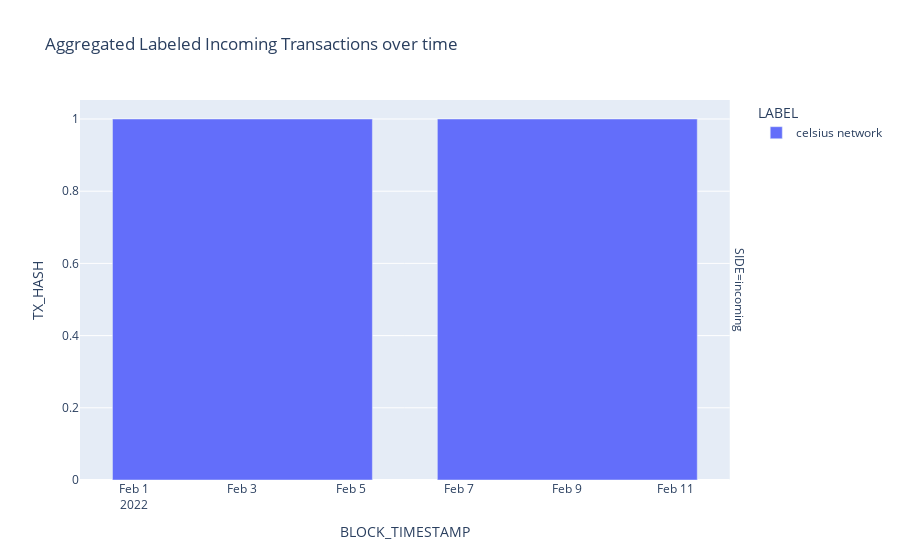

The notebook cell this image was saved under:
### Code cell
tmp = agg_transactions_per_wallet.reset_index()
tmp = tmp[tmp['SIDE']=='incoming']
fig = px.bar(tmp, x="BLOCK_TIMESTAMP", y="TX_HASH", facet_row="SIDE", color='LABEL',
		   title='Aggregated Labeled Incoming Transactions over time')
# fig.update_yaxes(title='Number of Transactions')
# fig.update_xaxes(title='Date')
# fig.update_layout(height=700)
fig

### Figure 1 — Plotly figure (JSON) as saved in the notebook; plotly's stock layout.template omitted (floating-point values rounded to 4 significant figures)
{"data": [{"alignmentgroup": "True", "hovertemplate": "LABEL=celsius network<br>SIDE=incoming<br>BLOCK_TIMESTAMP=%{x}<br>TX_HASH=%{y}<extra></extra>", "legendgroup": "celsius network", "marker": {"color": "#636efa", "pattern": {"shape": ""}}, "name": "celsius network", "offsetgroup": "celsius network", "orientation": "v", "showlegend": true, "textposition": "auto", "type": "bar", "x": ["2022-02-03T00:00:00", "2022-02-09T00:00:00"], "xaxis": "x", "y": [1, 1], "yaxis": "y"}], "layout": {"annotations": [{"font": {}, "showarrow": false, "text": "SIDE=incoming", "textangle": 90, "x": 0.98, "xanchor": "left", "xref": "paper", "y": 0.5, "yanchor": "middle", "yref": "paper"}], "barmode": "relative", "legend": {"title": {"text": "LABEL"}, "tracegroupgap": 0}, "title": {"text": "Aggregated Labeled Incoming Transactions over time"}, "xaxis": {"anchor": "y", "domain": [0, 0.98], "title": {"text": "BLOCK_TIMESTAMP"}}, "yaxis": {"anchor": "x", "domain": [0, 1], "title": {"text": "TX_HASH"}}}}
